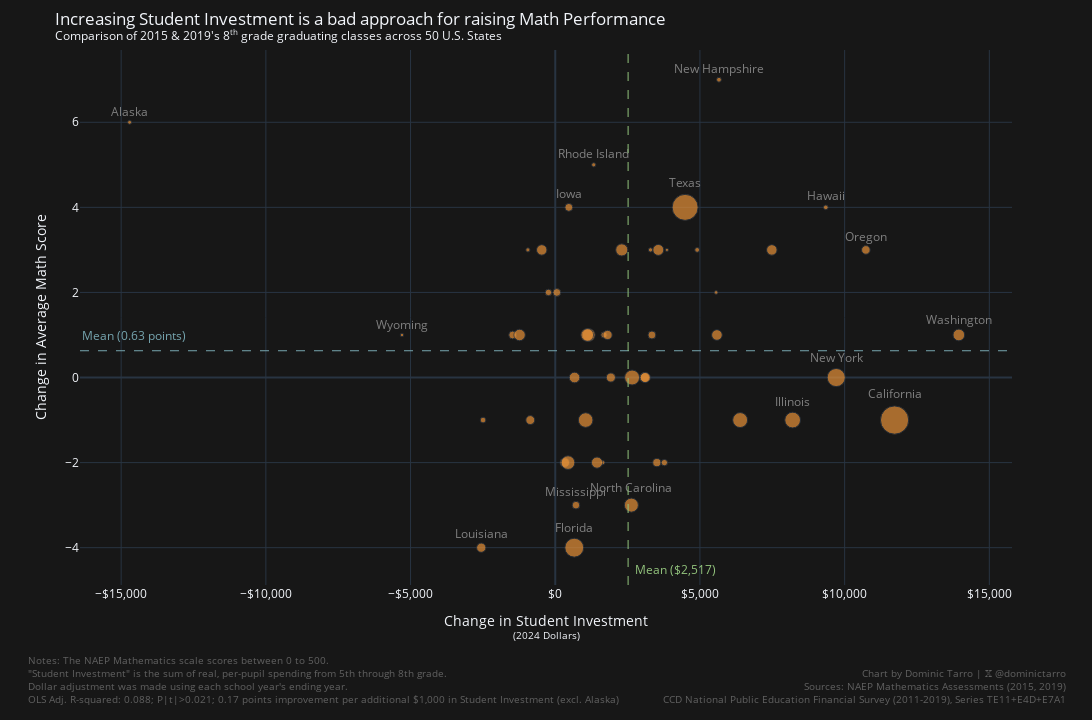

The notebook cell this image was saved under:
### Code cell
def generate_state_investment_and_math_performance_scatter_plot(column: str, yaxis_title: str, exclude_alaska: bool = True) -> go.Figure:
    _df = student_investment.join(
        math_performance,
        on="State Name"
    ).join(
        # Adding the number of students in the 8th grade cohort
        df.filter(pl.col("SCHOOL_YEAR").is_in(["2018-19"])).select("State Name", "Grade 8 Students"),
        on="State Name",
        suffix="_students",
    ).with_columns(
        # Only displaying state names whose values stand out
        # Of the top states in investment/score changes, choose the top ranks among them
        pl.when(
            pl.max_horizontal(
                (pl.col(column) - pl.col(column).mean()).abs().rank(method="max"),
                (pl.col("Investment Change") - pl.col("Investment Change").mean()).abs().rank(method="max")
            ).rank(method="max").is_between(35, 50)
        )
        .then(pl.col("State Name"))
        .otherwise(None)
        .alias("Display Name")
    )
    result = correlate(
        _df.filter(pl.col("State Name") != ("Alaska" if exclude_alaska else None)),
        "Investment Change",
        column,
    )
    return px.scatter(
        _df,
        x="Investment Change",
        y=column,
        size="Grade 8 Students",
        text="Display Name",
        title=(
            "Increasing Student Investment is a bad approach for raising Math Performance"
            "<br>"
            "<sup>"
            "Comparison of 2015 & 2019's 8<sup>th</sup> grade graduating classes across 50 U.S. States"
            "</sup>"
        ),
        labels={
            "2014-15": "Per Pupil Investment (2014-15)",
            column: yaxis_title,
        },
        hover_data=["State Name"],
        hover_name="State Name",
        template="plotly_dark",
        width=1280,
        height=720,
    ).update_layout(
        # coloraxis_cmid=0,
        xaxis_title_font_size=10,
        xaxis_title="Change in Student Investment<br><sup>(2024 Dollars)</sup>",
        xaxis_tickformat="$,.0f",
        coloraxis_colorbar_orientation="h",
        plot_bgcolor="#171717",
        paper_bgcolor="#171717",
        margin=dict(t=50, b=135),
    ).update_traces(
        dict(
            textposition="top center",
            textfont=dict(color="grey"),
            marker=dict(color="#e69138"),
        ),
    ).add_annotation(
        # Right, watermark and source
        x=1.06,
        y=-0.230,
        xref="paper",
        yref="paper",
        text="<br>".join(
            (
                "Chart by Dominic Tarro | 𝕏 @dominictarro",
                "Sources: NAEP Mathematics Assessments (2015, 2019)",
                "CCD National Public Education Financial Survey (2011-2019), Series TE11+E4D+E7A1",
            )
        ),
        align="right",
        showarrow=False,
        font=dict(
            size=10,
            color="grey"
        ),
        opacity=0.7
    ).add_annotation(
        x=-0.058,
        y=-0.230,
        xref="paper",
        yref="paper",
        text="<br>".join(
            (
                "Notes: The NAEP Mathematics scale scores between 0 to 500.",
                "\"Student Investment\" is the sum of real, per-pupil spending from 5th through 8th grade.",
                "Dollar adjustment was made using each school year's ending year.",
                "OLS Adj. R-squared: {:.03f}; P|t|>{:.03f}; {:.2f} {} improvement per additional $1,000 in Student Investment{}".format(
                    result.r_squared,
                    result.p_value,
                    result.coef * 1000,
                    "points" if "mean" in column.lower() else "% points",
                    " (excl. Alaska)" if exclude_alaska else ""
                ),
            )
        ),
        align="left",
        showarrow=False,
        font=dict(
            size=10,
            color="grey"
        ),
        opacity=0.7
    ).add_hline(
        y=math_performance["Mean Grade 8 Math Score Change"].mean(),
        annotation=dict(
            text=f"Mean ({math_performance['Mean Grade 8 Math Score Change'].mean():.2f} points)",
            showarrow=False,
            font=dict(color="#76a5af"),
            yshift=5,
        ),
        annotation_position="top left",
        line=dict(
            color="#76a5af",
            width=1,
            dash="dash"
        ),
    ).add_vline(
        x=student_investment["Investment Change"].mean(),
        annotation=dict(
            text=f"Mean (${student_investment['Investment Change'].mean():,.0f})",
            showarrow=False,
            font=dict(color="#93c47d"),
            yshift=5,
            xshift=5,
        ),
        annotation_position="bottom right",
        line=dict(
            color="#93c47d",
            width=1,
            dash="dash"
        ),
    )

fig_scatter_math_avg = generate_state_investment_and_math_performance_scatter_plot("Mean Grade 8 Math Score Change", "Change in Average Math Score")
fig_scatter_math_avg.write_image(
    "charts/spending-school-roi-scatter-math-mean.svg",
)
fig_scatter_math_avg.show()

### Figure 1 — Plotly figure (JSON) as saved in the notebook; plotly's stock layout.template omitted (floating-point values rounded to 4 significant figures)
{"data": [{"customdata": [["Alabama"], ["Alaska"], ["Arizona"], ["Arkansas"], ["California"], ["Colorado"], ["Connecticut"], ["Delaware"], ["Florida"], ["Georgia"], ["Hawaii"], ["Idaho"], ["Illinois"], ["Indiana"], ["Iowa"], ["Kansas"], ["Kentucky"], ["Louisiana"], ["Maine"], ["Maryland"], ["Massachusetts"], ["Michigan"], ["Minnesota"], ["Mississippi"], ["Missouri"], ["Montana"], ["Nebraska"], ["Nevada"], ["New Hampshire"], ["New Jersey"], ["New Mexico"], ["New York"], ["North Carolina"], ["North Dakota"], ["Ohio"], ["Oklahoma"], ["Oregon"], ["Pennsylvania"], ["Rhode Island"], ["South Carolina"], ["South Dakota"], ["Tennessee"], ["Texas"], ["Utah"], ["Vermont"], ["Virginia"], ["Washington"], ["West Virginia"], ["Wisconsin"], ["Wyoming"]], "hovertemplate": "<b>%{hovertext}</b><br><br>Investment Change=%{x}<br>Change in Average Math Score=%{y}<br>Grade 8 Students=%{marker.size}<br>Display Name=%{text}<br>State Name=%{customdata[0]}<extra></extra>", "hovertext": ["Alabama", "Alaska", "Arizona", "Arkansas", "California", "Colorado", "Connecticut", "Delaware", "Florida", "Georgia", "Hawaii", "Idaho", "Illinois", "Indiana", "Iowa", "Kansas", "Kentucky", "Louisiana", "Maine", "Maryland", "Massachusetts", "Michigan", "Minnesota", "Mississippi", "Missouri", "Montana", "Nebraska", "Nevada", "New Hampshire", "New Jersey", "New Mexico", "New York", "North Carolina", "North Dakota", "Ohio", "Oklahoma", "Oregon", "Pennsylvania", "Rhode Island", "South Carolina", "South Dakota", "Tennessee", "Texas", "Utah", "Vermont", "Virginia", "Washington", "West Virginia", "Wisconsin", "Wyoming"], "legendgroup": "", "marker": {"color": "#e69138", "size": [55364, 9534, 88236, 36563, 477835, 68034, 40280, 10532, 213637, 133836, 13387, 24686, 148692, 79395, 37395, 36320, 50146, 51853, 13880, 65674, 72031, 111709, 66278, 35113, 68048, 11167, 23529, 37603, 13916, 99399, 25260, 197603, 117655, 8249, 128324, 48193, 44450, 134209, 10937, 58099, 10434, 75072, 405102, 51339, 6200, 96746, 81949, 19577, 61966, 7419], "sizemode": "area", "sizeref": 1195.0, "symbol": "circle"}, "mode": "markers+text", "name": "", "orientation": "v", "showlegend": false, "text": [null, "Alaska", null, null, "California", null, null, null, "Florida", null, "Hawaii", null, "Illinois", null, "Iowa", null, null, "Louisiana", null, null, null, null, null, "Mississippi", null, null, null, null, "New Hampshire", null, null, "New York", "North Carolina", null, null, null, "Oregon", null, "Rhode Island", null, null, null, "Texas", null, null, null, "Washington", null, null, "Wyoming"], "textfont": {"color": "grey"}, "textposition": "top center", "type": "scatter", "x": [329.8, -14710.0, 2299.0, -1471.0, 11730.0, 5587.0, 3512.0, -944.6, 657.6, 2655.0, 9349.0, 3771.0, 8204.0, -1233.0, 469.4, 54.89, 1921.0, -2557.0, 4904.0, -466.9, 3561.0, 441.6, 7484.0, 715.9, 666.9, 3292.0, 1686.0, 3341.0, 5657.0, 1155.0, -235.0, 9709.0, 2630.0, 5558.0, 1051.0, -862.3, 10730.0, 6389.0, 1330.0, 3087.0, 1643.0, 1443.0, 4488.0, 1807.0, 3860.0, 1105.0, 13950.0, -2495.0, 3113.0, -5297.0], "xaxis": "x", "y": [-2, 6, 3, 1, -1, 1, -2, 3, -4, 0, 4, -2, -1, 1, 4, 2, 0, -4, 3, 3, 3, -2, 3, -3, 0, 3, 1, 1, 7, 1, 2, 0, -3, 2, -1, -1, 3, -1, 5, 0, -2, -2, 4, 1, 3, 1, 1, -1, 0, 1], "yaxis": "y"}], "layout": {"annotations": [{"align": "right", "font": {"color": "grey", "size": 10}, "opacity": 0.7, "showarrow": false, "text": "Chart by Dominic Tarro | 𝕏 @dominictarro<br>Sources: NAEP Mathematics Assessments (2015, 2019)<br>CCD National Public Education Financial Survey (2011-2019), Series TE11+E4D+E7A1", "x": 1.06, "xref": "paper", "y": -0.23, "yref": "paper"}, {"align": "left", "font": {"color": "grey", "size": 10}, "opacity": 0.7, "showarrow": false, "text": "Notes: The NAEP Mathematics scale scores between 0 to 500.<br>\"Student Investment\" is the sum of real, per-pupil spending from 5th through 8th grade.<br>Dollar adjustment was made using each school year's ending year.<br>OLS Adj. R-squared: 0.088; P|t|>0.021; 0.17 points improvement per additional $1,000 in Student Investment (excl. Alaska)", "x": -0.058, "xref": "paper", "y": -0.23, "yref": "paper"}, {"font": {"color": "#76a5af"}, "showarrow": false, "text": "Mean (0.63 points)", "x": 0, "xanchor": "left", "xref": "x domain", "y": 0.6296, "yanchor": "bottom", "yref": "y", "yshift": 5}, {"font": {"color": "#93c47d"}, "showarrow": false, "text": "Mean ($2,517)", "x": 2517.0, "xanchor": "left", "xref": "x", "xshift": 5, "y": 0, "yanchor": "bottom", "yref": "y domain", "yshift": 5}], "coloraxis": {"colorbar": {"orientation": "h"}}, "height": 720, "legend": {"itemsizing": "constant", "tracegroupgap": 0}, "margin": {"b": 135, "t": 50}, "paper_bgcolor": "#171717", "plot_bgcolor": "#171717", "shapes": [{"line": {"color": "#76a5af", "dash": "dash", "width": 1}, "type": "line", "x0": 0, "x1": 1, "xref": "x domain", "y0": 0.6296, "y1": 0.6296, "yref": "y"}, {"line": {"color": "#93c47d", "dash": "dash", "width": 1}, "type": "line", "x0": 2517.0, "x1": 2517.0, "xref": "x", "y0": 0, "y1": 1, "yref": "y domain"}], "title": {"text": "Increasing Student Investment is a bad approach for raising Math Performance<br><sup>Comparison of 2015 & 2019's 8<sup>th</sup> grade graduating classes across 50 U.S. States</sup>"}, "width": 1280, "xaxis": {"anchor": "y", "domain": [0, 1], "tickformat": "$,.0f", "title": {"text": "Change in Student Investment<br><sup>(2024 Dollars)</sup>"}}, "yaxis": {"anchor": "x", "domain": [0, 1], "title": {"text": "Change in Average Math Score"}}}}
